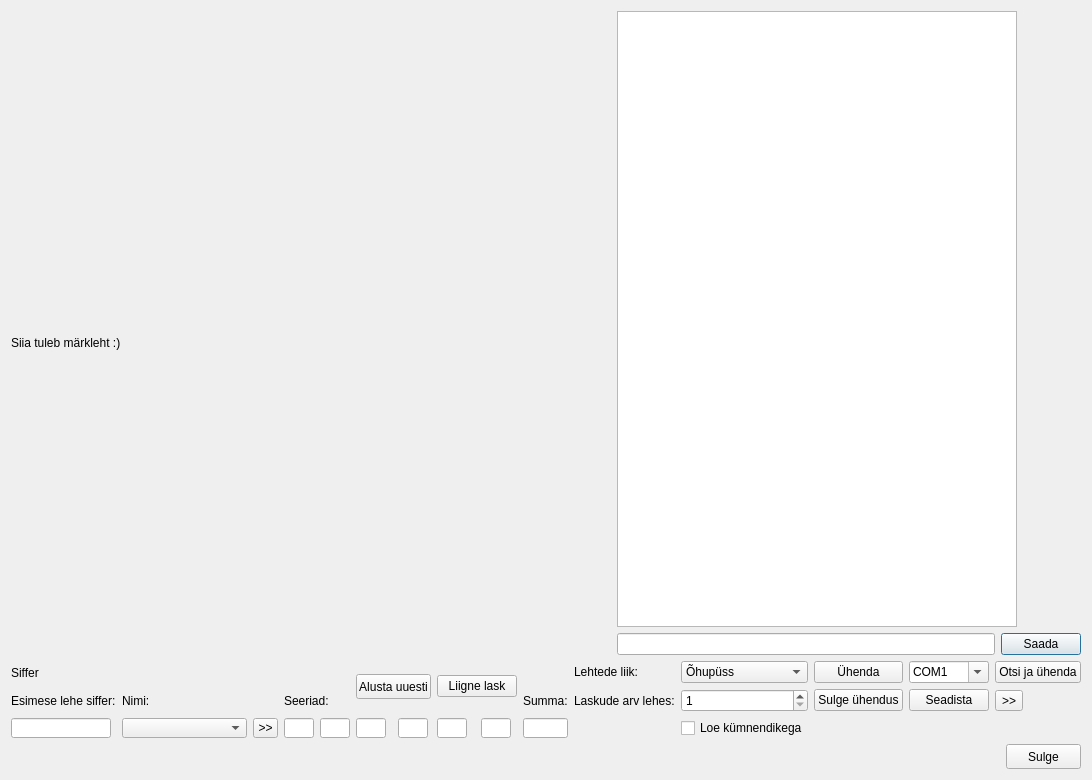
<?xml version="1.0" encoding="UTF-8"?>
<ui version="4.0">
 <class>LehelugejaAken</class>
 <widget class="QDialog" name="LehelugejaAken">
  <property name="geometry">
   <rect>
    <x>0</x>
    <y>0</y>
    <width>1026</width>
    <height>780</height>
   </rect>
  </property>
  <property name="windowTitle">
   <string>Protokollitaja - Lehelugeja</string>
  </property>
  <layout class="QGridLayout" name="gridLayout_4">
   <item row="0" column="0">
    <layout class="QHBoxLayout" name="horizontalLayout_2">
     <item>
      <layout class="QVBoxLayout" name="verticalLayout">
       <item>
        <spacer name="horizontalSpacer_3">
         <property name="orientation">
          <enum>Qt::Horizontal</enum>
         </property>
         <property name="sizeHint" stdset="0">
          <size>
           <width>598</width>
           <height>20</height>
          </size>
         </property>
        </spacer>
       </item>
       <item>
        <widget class="QLabel" name="silt">
         <property name="minimumSize">
          <size>
           <width>600</width>
           <height>600</height>
          </size>
         </property>
         <property name="maximumSize">
          <size>
           <width>600</width>
           <height>600</height>
          </size>
         </property>
         <property name="text">
          <string>Siia tuleb märkleht :)</string>
         </property>
        </widget>
       </item>
      </layout>
     </item>
     <item>
      <layout class="QGridLayout" name="gridLayout_3">
       <item row="0" column="0" colspan="2">
        <widget class="QTextEdit" name="logi">
         <property name="maximumSize">
          <size>
           <width>400</width>
           <height>16777215</height>
          </size>
         </property>
         <property name="readOnly">
          <bool>true</bool>
         </property>
        </widget>
       </item>
       <item row="1" column="0">
        <widget class="QLineEdit" name="tekstiEdit"/>
       </item>
       <item row="1" column="1">
        <widget class="QPushButton" name="saadaNupp">
         <property name="text">
          <string>Saada</string>
         </property>
        </widget>
       </item>
      </layout>
     </item>
    </layout>
   </item>
   <item row="1" column="0">
    <layout class="QHBoxLayout" name="horizontalLayout">
     <item>
      <layout class="QGridLayout" name="gridLayout_2">
       <item row="1" column="0">
        <widget class="QLabel" name="label_3">
         <property name="text">
          <string>Esimese lehe siffer:</string>
         </property>
        </widget>
       </item>
       <item row="1" column="1">
        <widget class="QLabel" name="nimeSilt">
         <property name="text">
          <string>Nimi:</string>
         </property>
        </widget>
       </item>
       <item row="1" column="3" colspan="2">
        <widget class="QLabel" name="label_5">
         <property name="text">
          <string>Seeriad:</string>
         </property>
        </widget>
       </item>
       <item row="1" column="9">
        <widget class="QLabel" name="label_6">
         <property name="text">
          <string>Summa:</string>
         </property>
        </widget>
       </item>
       <item row="3" column="0">
        <widget class="QLineEdit" name="sifriEdit">
         <property name="minimumSize">
          <size>
           <width>75</width>
           <height>20</height>
          </size>
         </property>
         <property name="maximumSize">
          <size>
           <width>100</width>
           <height>20</height>
          </size>
         </property>
        </widget>
       </item>
       <item row="3" column="1">
        <widget class="QComboBox" name="nimeBox">
         <property name="minimumSize">
          <size>
           <width>125</width>
           <height>20</height>
          </size>
         </property>
         <property name="maximumSize">
          <size>
           <width>150</width>
           <height>20</height>
          </size>
         </property>
        </widget>
       </item>
       <item row="3" column="2">
        <widget class="QToolButton" name="peidaNupp">
         <property name="minimumSize">
          <size>
           <width>25</width>
           <height>20</height>
          </size>
         </property>
         <property name="maximumSize">
          <size>
           <width>25</width>
           <height>20</height>
          </size>
         </property>
         <property name="text">
          <string>&gt;&gt;</string>
         </property>
        </widget>
       </item>
       <item row="3" column="3">
        <widget class="QLineEdit" name="seeria1Edit">
         <property name="minimumSize">
          <size>
           <width>30</width>
           <height>20</height>
          </size>
         </property>
         <property name="maximumSize">
          <size>
           <width>30</width>
           <height>20</height>
          </size>
         </property>
        </widget>
       </item>
       <item row="3" column="4">
        <widget class="QLineEdit" name="seeria2Edit">
         <property name="minimumSize">
          <size>
           <width>30</width>
           <height>20</height>
          </size>
         </property>
         <property name="maximumSize">
          <size>
           <width>30</width>
           <height>20</height>
          </size>
         </property>
        </widget>
       </item>
       <item row="3" column="5">
        <widget class="QLineEdit" name="seeria3Edit">
         <property name="minimumSize">
          <size>
           <width>30</width>
           <height>20</height>
          </size>
         </property>
         <property name="maximumSize">
          <size>
           <width>30</width>
           <height>20</height>
          </size>
         </property>
        </widget>
       </item>
       <item row="3" column="6">
        <widget class="QLineEdit" name="seeria4Edit">
         <property name="minimumSize">
          <size>
           <width>30</width>
           <height>20</height>
          </size>
         </property>
         <property name="maximumSize">
          <size>
           <width>30</width>
           <height>20</height>
          </size>
         </property>
        </widget>
       </item>
       <item row="3" column="7">
        <widget class="QLineEdit" name="seeria5Edit">
         <property name="minimumSize">
          <size>
           <width>30</width>
           <height>20</height>
          </size>
         </property>
         <property name="maximumSize">
          <size>
           <width>30</width>
           <height>20</height>
          </size>
         </property>
        </widget>
       </item>
       <item row="3" column="8">
        <widget class="QLineEdit" name="seeria6Edit">
         <property name="minimumSize">
          <size>
           <width>30</width>
           <height>20</height>
          </size>
         </property>
         <property name="maximumSize">
          <size>
           <width>30</width>
           <height>20</height>
          </size>
         </property>
        </widget>
       </item>
       <item row="3" column="9">
        <widget class="QLineEdit" name="summaEdit">
         <property name="minimumSize">
          <size>
           <width>40</width>
           <height>20</height>
          </size>
         </property>
         <property name="maximumSize">
          <size>
           <width>50</width>
           <height>20</height>
          </size>
         </property>
        </widget>
       </item>
       <item row="0" column="0">
        <widget class="QLabel" name="sifriLabel">
         <property name="text">
          <string>Siffer</string>
         </property>
        </widget>
       </item>
       <item row="0" column="5" rowspan="2" colspan="2">
        <widget class="QPushButton" name="resetNupp">
         <property name="minimumSize">
          <size>
           <width>75</width>
           <height>25</height>
          </size>
         </property>
         <property name="maximumSize">
          <size>
           <width>75</width>
           <height>25</height>
          </size>
         </property>
         <property name="text">
          <string>Alusta uuesti</string>
         </property>
        </widget>
       </item>
       <item row="0" column="7" rowspan="2" colspan="2">
        <widget class="QPushButton" name="liigneNupp">
         <property name="text">
          <string>Liigne lask</string>
         </property>
        </widget>
       </item>
      </layout>
     </item>
     <item>
      <spacer name="horizontalSpacer_5">
       <property name="orientation">
        <enum>Qt::Horizontal</enum>
       </property>
       <property name="sizeHint" stdset="0">
        <size>
         <width>13</width>
         <height>20</height>
        </size>
       </property>
      </spacer>
     </item>
     <item>
      <layout class="QGridLayout" name="gridLayout">
       <item row="2" column="2">
        <widget class="QPushButton" name="sulgeUhendusNupp">
         <property name="text">
          <string>Sulge ühendus</string>
         </property>
        </widget>
       </item>
       <item row="0" column="0">
        <widget class="QLabel" name="label_2">
         <property name="text">
          <string>Lehtede liik:</string>
         </property>
        </widget>
       </item>
       <item row="2" column="1">
        <widget class="QSpinBox" name="laskudeBox">
         <property name="readOnly">
          <bool>false</bool>
         </property>
         <property name="minimum">
          <number>1</number>
         </property>
         <property name="maximum">
          <number>3</number>
         </property>
        </widget>
       </item>
       <item row="2" column="0">
        <widget class="QLabel" name="label_4">
         <property name="text">
          <string>Laskude arv lehes:</string>
         </property>
        </widget>
       </item>
       <item row="2" column="4">
        <widget class="QToolButton" name="peida2Nupp">
         <property name="toolTip">
          <string>Näitab rohkem nuppe</string>
         </property>
         <property name="text">
          <string>&gt;&gt;</string>
         </property>
        </widget>
       </item>
       <item row="0" column="3">
        <widget class="QComboBox" name="comPort">
         <property name="editable">
          <bool>true</bool>
         </property>
         <property name="currentIndex">
          <number>0</number>
         </property>
         <item>
          <property name="text">
           <string>COM1</string>
          </property>
         </item>
         <item>
          <property name="text">
           <string>COM2</string>
          </property>
         </item>
         <item>
          <property name="text">
           <string>COM3</string>
          </property>
         </item>
         <item>
          <property name="text">
           <string>COM4</string>
          </property>
         </item>
         <item>
          <property name="text">
           <string>COM5</string>
          </property>
         </item>
         <item>
          <property name="text">
           <string>COM6</string>
          </property>
         </item>
         <item>
          <property name="text">
           <string>COM7</string>
          </property>
         </item>
         <item>
          <property name="text">
           <string>COM8</string>
          </property>
         </item>
         <item>
          <property name="text">
           <string>COM9</string>
          </property>
         </item>
         <item>
          <property name="text">
           <string>COM10</string>
          </property>
         </item>
        </widget>
       </item>
       <item row="2" column="3">
        <widget class="QPushButton" name="seadistaNupp">
         <property name="text">
          <string>Seadista</string>
         </property>
        </widget>
       </item>
       <item row="0" column="1">
        <widget class="QComboBox" name="leheCombo">
         <item>
          <property name="text">
           <string>Õhupüss</string>
          </property>
         </item>
         <item>
          <property name="text">
           <string>Õhupüstol</string>
          </property>
         </item>
         <item>
          <property name="text">
           <string>Sportpüss</string>
          </property>
         </item>
        </widget>
       </item>
       <item row="3" column="1">
        <widget class="QCheckBox" name="kumnendikegaBox">
         <property name="text">
          <string>Loe kümnendikega</string>
         </property>
        </widget>
       </item>
       <item row="0" column="2">
        <widget class="QPushButton" name="uhendaNupp">
         <property name="text">
          <string>Ühenda</string>
         </property>
         <property name="default">
          <bool>false</bool>
         </property>
        </widget>
       </item>
       <item row="0" column="4">
        <widget class="QPushButton" name="otsiCOMNupp">
         <property name="text">
          <string>Otsi ja ühenda</string>
         </property>
        </widget>
       </item>
      </layout>
     </item>
    </layout>
   </item>
   <item row="2" column="0">
    <layout class="QHBoxLayout" name="horizontalLayout_3">
     <item>
      <spacer name="horizontalSpacer">
       <property name="orientation">
        <enum>Qt::Horizontal</enum>
       </property>
       <property name="sizeHint" stdset="0">
        <size>
         <width>947</width>
         <height>22</height>
        </size>
       </property>
      </spacer>
     </item>
     <item>
      <widget class="QPushButton" name="sulgeNupp">
       <property name="minimumSize">
        <size>
         <width>50</width>
         <height>25</height>
        </size>
       </property>
       <property name="maximumSize">
        <size>
         <width>75</width>
         <height>25</height>
        </size>
       </property>
       <property name="text">
        <string>Sulge</string>
       </property>
      </widget>
     </item>
    </layout>
   </item>
  </layout>
 </widget>
 <resources/>
 <connections>
  <connection>
   <sender>sulgeNupp</sender>
   <signal>clicked()</signal>
   <receiver>LehelugejaAken</receiver>
   <slot>accept()</slot>
   <hints>
    <hint type="sourcelabel">
     <x>968</x>
     <y>753</y>
    </hint>
    <hint type="destinationlabel">
     <x>944</x>
     <y>693</y>
    </hint>
   </hints>
  </connection>
 </connections>
</ui>
